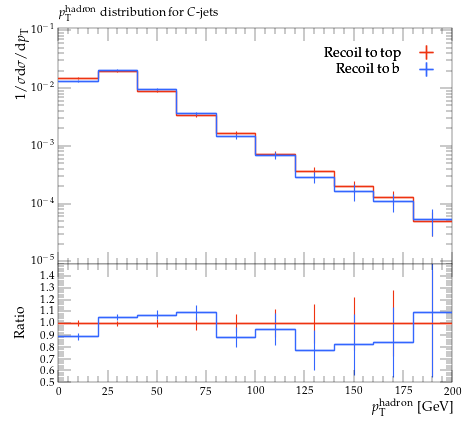

This chart was generated by the following Python code:
#! /usr/bin/env python

# This Python script was auto-generated using YODA v2.0.2.
# Analysis object: /MC_HFDECAYS/pThad_C_jet
# Timestamp: 31-07-2026 (13:13:54)

import matplotlib as mpl
import matplotlib.pyplot as plt
mpl.use('Agg') # comment out for interactive use
import os
import numpy as np

plotDir = os.path.split(os.path.realpath(__file__))[0]
if 'YODA_USER_PLOT_PATH' in globals():
    plot_outdir = globals()['YODA_USER_PLOT_PATH']
else:
    plot_outdir = plotDir

#plot style
plt.style.use(os.path.join(plotDir, '../default.mplstyle'))
# plot metadata
figW, figH = plt.rcParams['figure.figsize']
ax_xLabel = r'$p_\mathrm{T}^\mathrm{hadron}$ [GeV]'
ax_yLabel = r'$1/\sigma \mathrm{d}\sigma/\mathrm{d}p_\mathrm{T}$'
ax_title  = r'$p_\mathrm{T}^\mathrm{hadron}$ distribution for $C$-jets'
ax_xScale = 'linear'
ax_yScale = 'log'
xLims = (0.0, 200.0)
yLims = (9e-06, 0.11000000000000001)

# TeX-friendly labels for the legend
labels = {
    'legend' : ([ r"Recoil to top", r"Recoil to b" ], r""),
}

# Adjust canvas width and height
canvasW = 10.0
canvasH = 9.0
figW *= canvasW/10.
figH *= canvasH/9.

# Create figure and axis objects
fig, (ax, ratio0_ax) = plt.subplots(2, 1, sharex=True,
                  figsize=(figW,figH), gridspec_kw={'height_ratios': (6.0, 3.0)})

# Set figure margins
plt.subplots_adjust(
    left   = 1.0 * plt.rcParams['figure.subplot.left'],
    right  = 1.0 * plt.rcParams['figure.subplot.right'],
    top    = 1.0 * plt.rcParams['figure.subplot.top'],
    bottom = 1.0 * plt.rcParams['figure.subplot.bottom'])

ratio0_ax.yaxis.set_major_locator(mpl.ticker.MultipleLocator(0.1))
ratio0_ax.set_ylim(0.5, 1.4999)
ratio0_ax.set_ylabel('Ratio')

# the numerical data is stored in a separate file
dataf = dict()
prefix = os.path.split(__file__)[0]
if prefix:    prefix = prefix + '/'
exec(open(prefix+'pThad_C_jet__data.py').read(), dataf)


legend_handles = dict() # keep track of handles for the legend

# style options for curves
# starts at zorder>=5 to draw curve on top of legend
styles = {
  'recoil_t': {
    'color' : '#EE3311',
    'linestyle' : '-',
    'linewidth' : 1,
    'marker' : 'none',
    'markersize' : 2,
    'capsize' : 0.0,
    'zorder' : 5,
    'histstyle' : 1,
    'drawstyle' : 'steps-pre',
    'xerrorbars' : 1,
    'yerrorbars' : 1,
    'fillcolor' : None,
    'fillopacity' : 1.0,
    'ratio0_linestyle' : '-',
    'ratio0_linewidth' : 1,
    'ratio0_marker' : 'none',
    'ratio0_markersize' : 2,
    'ratio0_capsize' : 0.0,
    'ratio0_zorder' : 5,
    'ratio0_histstyle' : 1,
    'ratio0_drawstyle' : 'steps-pre',
    'ratio0_xerrorbars' : 1,
    'ratio0_yerrorbars' : 1,
  },
  'recoil_b': {
    'color' : '#3366FF',
    'linestyle' : '-',
    'linewidth' : 1,
    'marker' : 'none',
    'markersize' : 2,
    'capsize' : 0.0,
    'zorder' : 6,
    'histstyle' : 1,
    'drawstyle' : 'steps-pre',
    'xerrorbars' : 1,
    'yerrorbars' : 1,
    'fillcolor' : None,
    'fillopacity' : 1.0,
    'ratio0_linestyle' : '-',
    'ratio0_linewidth' : 1,
    'ratio0_marker' : 'none',
    'ratio0_markersize' : 2,
    'ratio0_capsize' : 0.0,
    'ratio0_zorder' : 6,
    'ratio0_histstyle' : 1,
    'ratio0_drawstyle' : 'steps-pre',
    'ratio0_xerrorbars' : 1,
    'ratio0_yerrorbars' : 1,
  },
}

# curve from input yoda files in main panel
for label, yvals in dataf['yvals'].items():
    if all(np.isnan(v) for v in dataf['yvals'][label]):
        continue
    tmp = None
    if styles[label]['histstyle']: # draw as histogram
        xpos = dataf['xedges'][label] if styles[label]['drawstyle'] else dataf['xpoints'][label]
        ypos = np.insert(yvals, 0, yvals[0]) if styles[label]['drawstyle'] else yvals
        if styles[label]['fillcolor']: # fill area below curve
            ax.fill_between(xpos, ypos, step='pre',
                            color=styles[label]['fillcolor'],
                            alpha=styles[label]['fillopacity'])
        tmp, = ax.plot(xpos, ypos,
                       color=styles[label]['color'],
                       linestyle=styles[label]['linestyle'],
                       linewidth=styles[label]['linewidth'],
                       drawstyle=styles[label]['drawstyle'], solid_joinstyle='miter',
                       zorder=styles[label]['zorder'], label=label)
    tmp = ax.errorbar(dataf['xpoints'][label], yvals,
                      xerr=np.array(dataf['xerrs'][label])*styles[label]['xerrorbars'],
                      yerr=np.array(dataf['yerrs'][label])*styles[label]['yerrorbars'],
                      fmt=styles[label]['marker'], capsize=styles[label]['capsize'],
                      markersize=styles[label]['markersize'],
                      ecolor=styles[label]['color'],
                      color=styles[label]['color'], zorder=styles[label]['zorder'])
    tmp[-1][0].set_linestyle(styles[label]['linestyle'])
    tmp[-1][0].set_linewidth(styles[label]['linewidth'])
    if label in dataf['add_legend_handle']:  legend_handles[label] = tmp
    for varLabel in dataf['variation_yvals'].keys():
        if varLabel.startswith(label):
            tmp, = ax.plot(dataf['xedges'][label], dataf['variation_yvals'][varLabel],
                           color=styles[label]['color'],
                           linestyle=styles[label]['linestyle'],
                           linewidth=styles[label]['linewidth'],
                           drawstyle='steps-pre', solid_joinstyle='miter',
                           zorder=styles[label]['zorder'], alpha=0.5)


# plots on ratio panel
# curve from input yoda files in ratio panel
for label, yvals in dataf['ratio0_yvals'].items():
    if all(np.isnan(v) for v in yvals):
        continue
    if styles[label]['ratio0_histstyle']: # plot as histogram
        xpos = dataf['xedges']['recoil_t'] if styles[label]['ratio0_drawstyle'] else dataf['xpoints']['recoil_t']
        ypos = np.insert(yvals, 0, yvals[0]) if styles[label]['ratio0_drawstyle'] else yvals
        ratio0_ax.plot(xpos, ypos,
                       color=styles[label]['color'],
                       linewidth=styles[label]['linewidth'],
                       linestyle=styles[label]['ratio0_linestyle'],
                       drawstyle=styles[label]['ratio0_drawstyle'], zorder=styles[label]['zorder'],
                       solid_joinstyle='miter')
    tmp = ratio0_ax.errorbar(dataf['xpoints']['recoil_t'], yvals,
                             xerr=np.array(dataf['ref_xerrs'])*styles[label]['ratio0_xerrorbars'],
                             yerr=np.array(dataf['ratio0_yerrs'][label])*styles[label]['ratio0_yerrorbars'],
                             fmt=styles[label]['ratio0_marker'], capsize=styles[label]['ratio0_capsize'],
                             markersize=styles[label]['ratio0_markersize'],
                             ecolor=styles[label]['color'],
                             color=styles[label]['color'])
    tmp[-1][0].set_linestyle(styles[label]['ratio0_linestyle'])
    tmp[-1][0].set_linewidth(styles[label]['ratio0_linewidth'])

    for varlabel in dataf['ratio0_variation_vals'].keys():
        if varlabel.startswith(label):
            ratio0_ax.plot(dataf['xedges']['recoil_t'],
                            dataf['ratio0_variation_vals'][varlabel],
                            color=styles[label]['color'],
                            linestyle=styles[label]['linestyle'],
                            linewidth=styles[label]['linewidth'],
                            drawstyle='steps-pre', solid_joinstyle='miter',
                            zorder=1, alpha=0.5)

legend_items = list(legend_handles.values())
ax.add_artist(ax.legend(legend_items,
                        labels['legend'][0],
                        title=labels['legend'][1],
                        alignment='right',
                        loc='upper right',
                        bbox_to_anchor=(1.0, 0.97),markerfirst=False))

# set plot metadata as defined above
ratio0_ax.set_xlabel(ax_xLabel)
ratio0_ax.xaxis.set_label_coords(1., -0.15)
ax.set_ylabel(ax_yLabel, ha='right', va='top')
ax.yaxis.set_label_coords(-0.11, 1.0)
ax.set_title(ax_title, loc='left')
ax.set_xscale(ax_xScale)
ax.set_yscale(ax_yScale)
ax.set_xlim(xLims)
ax.set_ylim(yLims)

# tick formatting
plt.rcParams['xtick.top'] = True
plt.rcParams['ytick.right'] = True
ax.yaxis.set_major_locator(mpl.ticker.LogLocator(base=10.0, numticks=np.inf))
ax.yaxis.set_minor_locator(mpl.ticker.LogLocator(
                           base=10.0, subs=np.arange(0.1, 1, 0.1), numticks=np.inf))
fig.align_ylabels((ax, ratio0_ax))
plt.savefig(os.path.join(plot_outdir, 'pThad_C_jet.pdf'), format='PDF')
plt.savefig(os.path.join(plot_outdir, 'pThad_C_jet.png'), format='PNG')

plt.close(fig)
